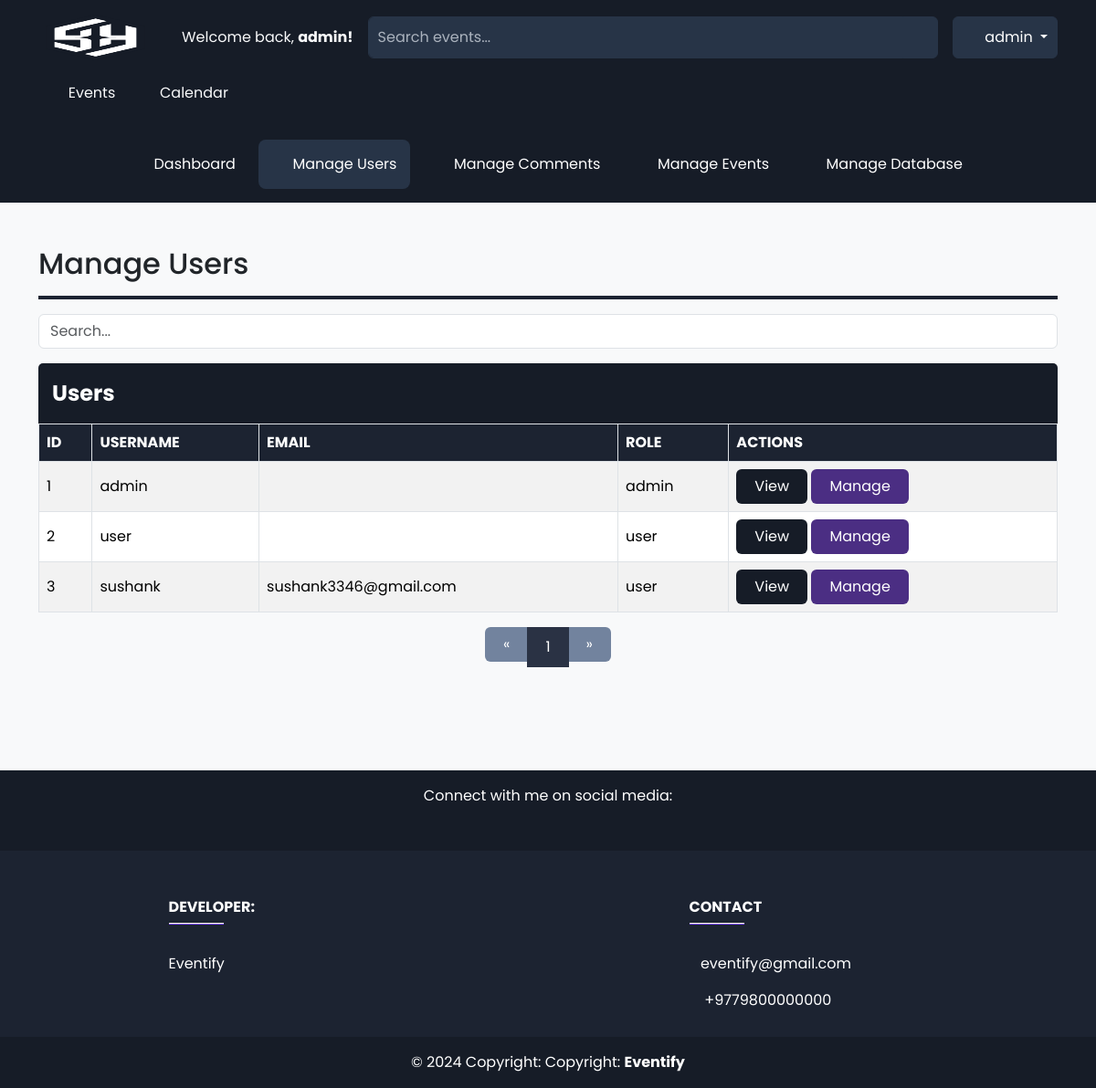
Page /ADMIN/manage_users.php (signed in) on the committed database.
### tables this page shows
CREATE TABLE `users` (
  `id` int(11) NOT NULL,
  `reset_token` varchar(255) DEFAULT NULL,
  `token_creation_time` datetime DEFAULT NULL,
  `username` varchar(50) NOT NULL,
  `password` varchar(255) NOT NULL,
  `gender` enum('male','female') NOT NULL,
  `email` varchar(100) DEFAULT NULL,
  `profile_picture` varchar(255) DEFAULT NULL,
  `role` enum('user','admin') NOT NULL,
  `can_request_event` tinyint(1) DEFAULT 1,
  `can_review_request` tinyint(1) DEFAULT 0,
  `can_delete_user` tinyint(1) DEFAULT 0,
  `date_created` timestamp NOT NULL DEFAULT current_timestamp(),
  `is_active` tinyint(1) DEFAULT 1
);

### PARTS/config.php (called while the page is built, shortened)
<?php
require_once 'db_connection_settings.php';
try {
    $pdo = new PDO("mysql:host=$host;dbname=$dbname", $username, $password);
    $pdo->setAttribute(PDO::ATTR_ERRMODE, PDO::ERRMODE_EXCEPTION);
} catch(PDOException $e) {
    die("Error: " . $e->getMessage());
}
$loggedIn = isset($_SESSION['user_id']);
if ($loggedIn) {
    $userId = $_SESSION['user_id'];
    $queryUser = "SELECT * FROM users WHERE id = :id";
    $stmtUser = $pdo->prepare($queryUser);
    $stmtUser->bindParam(':id', $userId);
    $stmtUser->execute();
}
?>

### PARTS/background_worker.php (called while the page is built, shortened)
<?php
require_once 'config.php';
?>

### ADMIN/manage_users.php (the view, shortened to what this page needs)
<?php
require_once '../PARTS/background_worker.php';
require_once '../PARTS/config.php';
?>
<!DOCTYPE html>
<html lang="en">
<head>
    <?php require '../PARTS/CSS.php'; ?>
</head>
<body>
<?php require '../PARTS/header.php'; ?>
<div class="admin-navigation">
        <a class="nav-button" href="administrator.php"><i class="fas fa-tachometer-alt nav-icon"></i> Dashboard</a>
        <a class="nav-button active" href="#"><i class="fas fa-users nav-icon"></i> Manage Users</a>
        <a class="nav-button" href="manage_comments.php"><i class="fas fa-comments nav-icon"></i> Manage Comments</a>
        <a class="nav-button" href="manage_events.php"><i class="fas fa-calendar-alt nav-icon"></i> Manage Events</a>
        <a class="nav-button" href="manage_database.php"><i class="fas fa-database nav-icon"></i> Manage Database</a>
    </div>
<main class="py-5 flex-grow-1">
<div class="container">
        <?php
    $limit = 200;
    $page = isset($_GET['page']) ? intval($_GET['page']) : 1;
    $queryCount = "SELECT COUNT(*) AS total FROM users";
    $stmtCount = $pdo->query($queryCount);
    $totalUsers = $stmtCount->fetch(PDO::FETCH_ASSOC)['total'];
    $totalPages = ceil($totalUsers / $limit);
    $offset = ($page - 1) * $limit;
    $queryUsers = "SELECT * FROM users LIMIT :limit OFFSET :offset";
    $stmtUsers = $pdo->prepare($queryUsers);
    $stmtUsers->bindParam(':limit', $limit, PDO::PARAM_INT);
    $stmtUsers->bindParam(':offset', $offset, PDO::PARAM_INT);
    $stmtUsers->execute();
    $users = $stmtUsers->fetchAll(PDO::FETCH_ASSOC);
    $pagesToShow = 3;
    $halfPagesToShow = floor($pagesToShow / 2);
    $startPage = max(1, $page - $halfPagesToShow);
    $endPage = min($totalPages, $page + $halfPagesToShow);
    if ($endPage - $startPage + 1 < $pagesToShow) {
        if ($startPage == 1) {
            $endPage = min($totalPages, $startPage + $pagesToShow - 1);
        } elseif ($endPage == $totalPages) {
            $startPage = max(1, $endPage - $pagesToShow + 1);
        }
    }
    ?>
    <h2>Manage Users</h2>
    <hr style="border: none; height: 4px; background-color: #1c2331;">
    <input type="text" id="searchInput" class="form-control mb-3" placeholder="Search...">
    <div class="table-title" >Users</div>
    <table class="table table-striped table-bordered mb-3">
        <thead>
            <tr>
                <th>ID</th>
                <th>Username</th>
                <th>Email</th>
                <th>Role</th>
                <th>Actions</th>
            </tr>
        </thead>
        <tbody>
        <?php foreach ($users as $user) { ?>
    <tr>
        <td><?php echo htmlspecialchars($user['id']); ?></td>
        <td><?php echo htmlspecialchars($user['username']); ?></td>
        <td><?php echo htmlspecialchars($user['email']); ?></td>
        <td><?php echo htmlspecialchars($user['role']); ?></td>
        <td>
            <button class="btn btn-primary custom-button-mu" data-bs-toggle="modal" data-bs-target="#viewUserModal<?php echo $user['id']; ?>" >View</button>
            <button class="btn btn-secondary custom-button-purple" data-bs-toggle="modal" data-bs-target="#manageUserModal<?php echo $user['id']; ?>">Manage</button>
        </td>
    </tr>
            <?php } ?>
        </tbody>
    </table>
    <nav aria-label="Page navigation example">
        <ul class="pagination justify-content-center">
            <li class="page-item <?php echo $page == 1 ? 'disabled' : ''; ?>">
                <a class="page-link custom-page-link" href="?page=<?php echo $page - 1; ?>" tabindex="-1" aria-disabled="true">«</a>
            </li>
            <?php for ($p = $startPage; $p <= $endPage; $p++): ?>
                <li class="page-item <?php echo $p == $page ? 'active' : ''; ?>">
                    <a class="page-link custom-page-link" href="?page=<?php echo $p; ?>"><?php echo $p; ?></a>
                </li>
            <?php endfor; ?>
            <li class="page-item <?php echo $page == $totalPages ? 'disabled' : ''; ?>">
                <a class="page-link custom-page-link" href="?page=<?php echo $page + 1; ?>">»</a>
            </li>
        </ul>
    </nav>
</div>
</main>
<?php require '../PARTS/footer.php'; ?>
</body>
</html>

### rows in the picture
users: id "1", username "admin", role "admin"
users: id "2", username "user", role "user"
users: id "3", username "sushank", email "sushank3346@gmail.com", role "user"

### other values in the picture
$username "admin"
